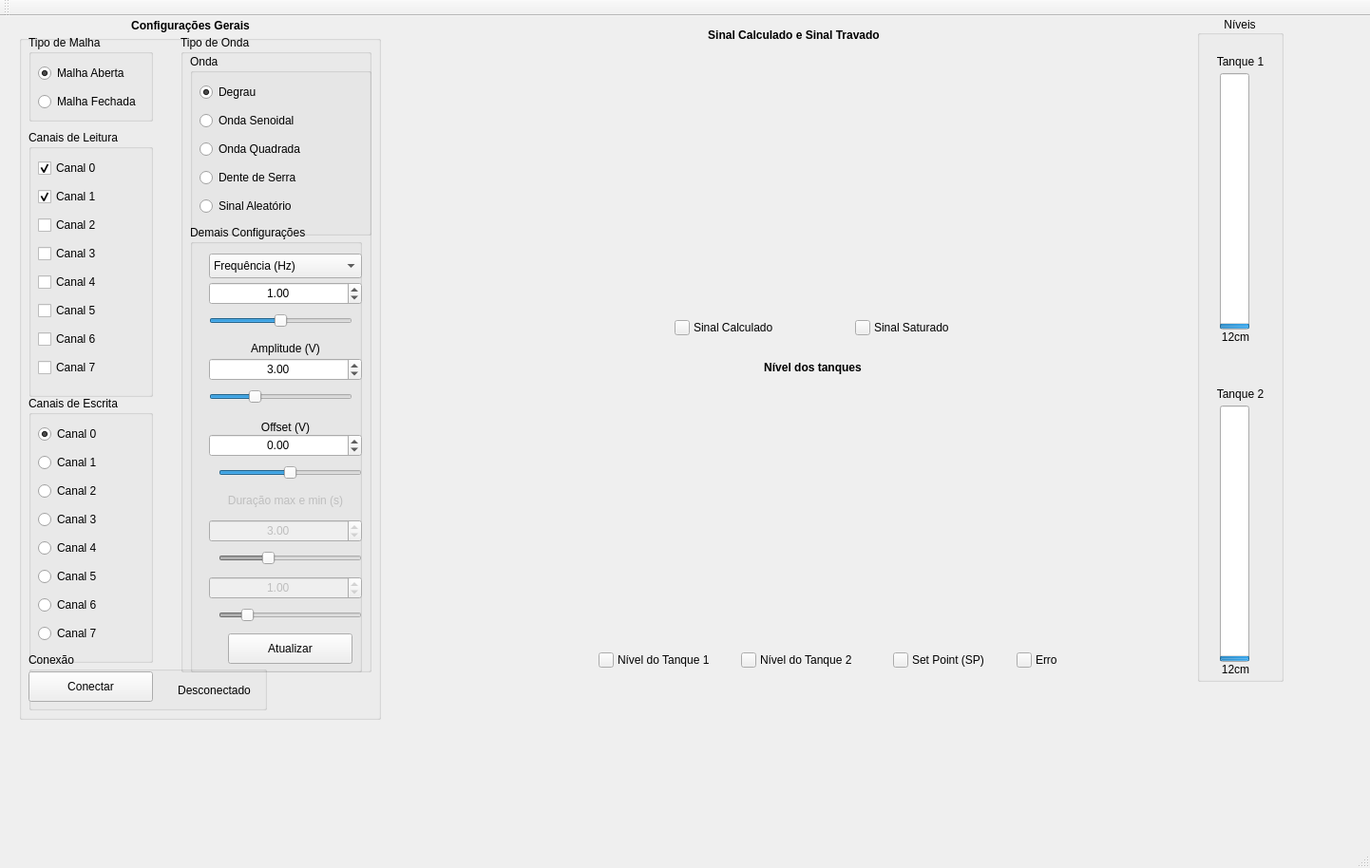
<?xml version="1.0" encoding="UTF-8"?>
<ui version="4.0">
 <class>supervisorio</class>
 <widget class="QMainWindow" name="supervisorio">
  <property name="geometry">
   <rect>
    <x>0</x>
    <y>0</y>
    <width>1442</width>
    <height>914</height>
   </rect>
  </property>
  <property name="windowTitle">
   <string>supervisorio</string>
  </property>
  <widget class="QWidget" name="centralWidget">
   <widget class="QCustomPlot" name="customPlot" native="true">
    <property name="geometry">
     <rect>
      <x>420</x>
      <y>40</y>
      <width>831</width>
      <height>271</height>
     </rect>
    </property>
   </widget>
   <widget class="QCustomPlot" name="customPlot2" native="true">
    <property name="geometry">
     <rect>
      <x>410</x>
      <y>390</y>
      <width>831</width>
      <height>271</height>
     </rect>
    </property>
   </widget>
   <widget class="QGroupBox" name="groupBox_6">
    <property name="geometry">
     <rect>
      <x>20</x>
      <y>20</y>
      <width>381</width>
      <height>721</height>
     </rect>
    </property>
    <property name="title">
     <string/>
    </property>
    <widget class="QGroupBox" name="groupBox_2">
     <property name="geometry">
      <rect>
       <x>10</x>
       <y>100</y>
       <width>131</width>
       <height>281</height>
      </rect>
     </property>
     <property name="title">
      <string>Canais de Leitura</string>
     </property>
     <widget class="QCheckBox" name="checkBox">
      <property name="geometry">
       <rect>
        <x>10</x>
        <y>30</y>
        <width>86</width>
        <height>20</height>
       </rect>
      </property>
      <property name="text">
       <string>Canal 0</string>
      </property>
      <property name="checked">
       <bool>true</bool>
      </property>
     </widget>
     <widget class="QCheckBox" name="checkBox_2">
      <property name="geometry">
       <rect>
        <x>10</x>
        <y>60</y>
        <width>86</width>
        <height>20</height>
       </rect>
      </property>
      <property name="text">
       <string>Canal 1</string>
      </property>
      <property name="checked">
       <bool>true</bool>
      </property>
     </widget>
     <widget class="QCheckBox" name="checkBox_3">
      <property name="geometry">
       <rect>
        <x>10</x>
        <y>90</y>
        <width>86</width>
        <height>20</height>
       </rect>
      </property>
      <property name="text">
       <string>Canal 2</string>
      </property>
     </widget>
     <widget class="QCheckBox" name="checkBox_4">
      <property name="geometry">
       <rect>
        <x>10</x>
        <y>120</y>
        <width>86</width>
        <height>20</height>
       </rect>
      </property>
      <property name="text">
       <string>Canal 3</string>
      </property>
     </widget>
     <widget class="QCheckBox" name="checkBox_5">
      <property name="geometry">
       <rect>
        <x>10</x>
        <y>150</y>
        <width>86</width>
        <height>20</height>
       </rect>
      </property>
      <property name="text">
       <string>Canal 4</string>
      </property>
     </widget>
     <widget class="QCheckBox" name="checkBox_6">
      <property name="geometry">
       <rect>
        <x>10</x>
        <y>180</y>
        <width>86</width>
        <height>20</height>
       </rect>
      </property>
      <property name="text">
       <string>Canal 5</string>
      </property>
     </widget>
     <widget class="QCheckBox" name="checkBox_7">
      <property name="geometry">
       <rect>
        <x>10</x>
        <y>210</y>
        <width>86</width>
        <height>20</height>
       </rect>
      </property>
      <property name="text">
       <string>Canal 6</string>
      </property>
     </widget>
     <widget class="QCheckBox" name="checkBox_8">
      <property name="geometry">
       <rect>
        <x>10</x>
        <y>240</y>
        <width>86</width>
        <height>20</height>
       </rect>
      </property>
      <property name="text">
       <string>Canal 7</string>
      </property>
     </widget>
     <zorder>checkBox</zorder>
     <zorder>checkBox_2</zorder>
     <zorder>checkBox_3</zorder>
     <zorder>checkBox_4</zorder>
     <zorder>checkBox_5</zorder>
     <zorder>checkBox_6</zorder>
     <zorder>checkBox_7</zorder>
     <zorder>checkBox_8</zorder>
     <zorder>label_9</zorder>
    </widget>
    <widget class="QGroupBox" name="groupBox">
     <property name="geometry">
      <rect>
       <x>10</x>
       <y>380</y>
       <width>131</width>
       <height>281</height>
      </rect>
     </property>
     <property name="title">
      <string>Canais de Escrita</string>
     </property>
     <widget class="QRadioButton" name="radioButton">
      <property name="geometry">
       <rect>
        <x>10</x>
        <y>30</y>
        <width>100</width>
        <height>20</height>
       </rect>
      </property>
      <property name="text">
       <string>Canal 0</string>
      </property>
      <property name="checked">
       <bool>true</bool>
      </property>
     </widget>
     <widget class="QRadioButton" name="radioButton_2">
      <property name="geometry">
       <rect>
        <x>10</x>
        <y>60</y>
        <width>100</width>
        <height>20</height>
       </rect>
      </property>
      <property name="text">
       <string>Canal 1</string>
      </property>
     </widget>
     <widget class="QRadioButton" name="radioButton_7">
      <property name="geometry">
       <rect>
        <x>10</x>
        <y>210</y>
        <width>100</width>
        <height>20</height>
       </rect>
      </property>
      <property name="text">
       <string>Canal 6</string>
      </property>
     </widget>
     <widget class="QRadioButton" name="radioButton_4">
      <property name="geometry">
       <rect>
        <x>10</x>
        <y>120</y>
        <width>100</width>
        <height>20</height>
       </rect>
      </property>
      <property name="text">
       <string>Canal 3</string>
      </property>
     </widget>
     <widget class="QRadioButton" name="radioButton_8">
      <property name="geometry">
       <rect>
        <x>10</x>
        <y>240</y>
        <width>100</width>
        <height>20</height>
       </rect>
      </property>
      <property name="text">
       <string>Canal 7</string>
      </property>
     </widget>
     <widget class="QRadioButton" name="radioButton_5">
      <property name="geometry">
       <rect>
        <x>10</x>
        <y>150</y>
        <width>100</width>
        <height>20</height>
       </rect>
      </property>
      <property name="text">
       <string>Canal 4</string>
      </property>
     </widget>
     <widget class="QRadioButton" name="radioButton_3">
      <property name="geometry">
       <rect>
        <x>10</x>
        <y>90</y>
        <width>100</width>
        <height>20</height>
       </rect>
      </property>
      <property name="text">
       <string>Canal 2</string>
      </property>
     </widget>
     <widget class="QRadioButton" name="radioButton_6">
      <property name="geometry">
       <rect>
        <x>10</x>
        <y>180</y>
        <width>100</width>
        <height>20</height>
       </rect>
      </property>
      <property name="text">
       <string>Canal 5</string>
      </property>
     </widget>
    </widget>
    <widget class="QGroupBox" name="groupBox_3">
     <property name="geometry">
      <rect>
       <x>170</x>
       <y>0</y>
       <width>201</width>
       <height>671</height>
      </rect>
     </property>
     <property name="title">
      <string>Tipo de Onda</string>
     </property>
     <widget class="QGroupBox" name="groupBox_5">
      <property name="geometry">
       <rect>
        <x>10</x>
        <y>20</y>
        <width>191</width>
        <height>191</height>
       </rect>
      </property>
      <property name="title">
       <string>Onda</string>
      </property>
      <widget class="QRadioButton" name="radioButton_11">
       <property name="geometry">
        <rect>
         <x>10</x>
         <y>30</y>
         <width>131</width>
         <height>20</height>
        </rect>
       </property>
       <property name="text">
        <string>Degrau</string>
       </property>
       <property name="checked">
        <bool>true</bool>
       </property>
      </widget>
      <widget class="QRadioButton" name="radioButton_12">
       <property name="geometry">
        <rect>
         <x>10</x>
         <y>60</y>
         <width>131</width>
         <height>20</height>
        </rect>
       </property>
       <property name="text">
        <string>Onda Senoidal</string>
       </property>
       <property name="checked">
        <bool>false</bool>
       </property>
      </widget>
      <widget class="QRadioButton" name="radioButton_13">
       <property name="geometry">
        <rect>
         <x>10</x>
         <y>90</y>
         <width>151</width>
         <height>20</height>
        </rect>
       </property>
       <property name="text">
        <string>Onda Quadrada</string>
       </property>
      </widget>
      <widget class="QRadioButton" name="radioButton_14">
       <property name="geometry">
        <rect>
         <x>10</x>
         <y>120</y>
         <width>151</width>
         <height>20</height>
        </rect>
       </property>
       <property name="text">
        <string>Dente de Serra</string>
       </property>
      </widget>
      <widget class="QRadioButton" name="radioButton_15">
       <property name="geometry">
        <rect>
         <x>10</x>
         <y>150</y>
         <width>131</width>
         <height>20</height>
        </rect>
       </property>
       <property name="font">
        <font>
         <family>Ubuntu</family>
        </font>
       </property>
       <property name="text">
        <string>Sinal Aleatório</string>
       </property>
      </widget>
     </widget>
     <widget class="QGroupBox" name="groupBox_8">
      <property name="geometry">
       <rect>
        <x>10</x>
        <y>200</y>
        <width>181</width>
        <height>471</height>
       </rect>
      </property>
      <property name="title">
       <string>Demais Configurações</string>
      </property>
      <widget class="QComboBox" name="comboBox">
       <property name="geometry">
        <rect>
         <x>20</x>
         <y>30</y>
         <width>161</width>
         <height>26</height>
        </rect>
       </property>
       <item>
        <property name="text">
         <string>Frequência (Hz)</string>
        </property>
       </item>
       <item>
        <property name="text">
         <string>Período (s)</string>
        </property>
       </item>
      </widget>
      <widget class="QDoubleSpinBox" name="doubleSpinBox">
       <property name="geometry">
        <rect>
         <x>20</x>
         <y>60</y>
         <width>161</width>
         <height>24</height>
        </rect>
       </property>
       <property name="sizePolicy">
        <sizepolicy hsizetype="Minimum" vsizetype="Minimum">
         <horstretch>0</horstretch>
         <verstretch>0</verstretch>
        </sizepolicy>
       </property>
       <property name="alignment">
        <set>Qt::AlignCenter</set>
       </property>
       <property name="minimum">
        <double>0.010000000000000</double>
       </property>
       <property name="maximum">
        <double>2.000000000000000</double>
       </property>
       <property name="singleStep">
        <double>0.100000000000000</double>
       </property>
       <property name="value">
        <double>1.000000000000000</double>
       </property>
      </widget>
      <widget class="QDoubleSpinBox" name="doubleSpinBox_2">
       <property name="geometry">
        <rect>
         <x>20</x>
         <y>140</y>
         <width>161</width>
         <height>24</height>
        </rect>
       </property>
       <property name="sizePolicy">
        <sizepolicy hsizetype="Minimum" vsizetype="Minimum">
         <horstretch>0</horstretch>
         <verstretch>0</verstretch>
        </sizepolicy>
       </property>
       <property name="alignment">
        <set>Qt::AlignCenter</set>
       </property>
       <property name="maximum">
        <double>10.000000000000000</double>
       </property>
       <property name="singleStep">
        <double>0.100000000000000</double>
       </property>
       <property name="value">
        <double>3.000000000000000</double>
       </property>
      </widget>
      <widget class="QDoubleSpinBox" name="doubleSpinBox_3">
       <property name="geometry">
        <rect>
         <x>20</x>
         <y>220</y>
         <width>161</width>
         <height>24</height>
        </rect>
       </property>
       <property name="sizePolicy">
        <sizepolicy hsizetype="Minimum" vsizetype="Minimum">
         <horstretch>0</horstretch>
         <verstretch>0</verstretch>
        </sizepolicy>
       </property>
       <property name="alignment">
        <set>Qt::AlignCenter</set>
       </property>
       <property name="minimum">
        <double>-10.000000000000000</double>
       </property>
       <property name="maximum">
        <double>10.000000000000000</double>
       </property>
       <property name="singleStep">
        <double>0.100000000000000</double>
       </property>
      </widget>
      <widget class="QLabel" name="label_2">
       <property name="geometry">
        <rect>
         <x>20</x>
         <y>120</y>
         <width>161</width>
         <height>20</height>
        </rect>
       </property>
       <property name="text">
        <string>Amplitude (V)</string>
       </property>
       <property name="alignment">
        <set>Qt::AlignCenter</set>
       </property>
      </widget>
      <widget class="QSlider" name="horizontalSlider">
       <property name="geometry">
        <rect>
         <x>20</x>
         <y>90</y>
         <width>151</width>
         <height>22</height>
        </rect>
       </property>
       <property name="minimum">
        <number>1</number>
       </property>
       <property name="maximum">
        <number>200</number>
       </property>
       <property name="singleStep">
        <number>1</number>
       </property>
       <property name="value">
        <number>100</number>
       </property>
       <property name="orientation">
        <enum>Qt::Horizontal</enum>
       </property>
      </widget>
      <widget class="QSlider" name="horizontalSlider_2">
       <property name="geometry">
        <rect>
         <x>20</x>
         <y>170</y>
         <width>151</width>
         <height>22</height>
        </rect>
       </property>
       <property name="maximum">
        <number>1000</number>
       </property>
       <property name="value">
        <number>300</number>
       </property>
       <property name="orientation">
        <enum>Qt::Horizontal</enum>
       </property>
      </widget>
      <widget class="QSlider" name="horizontalSlider_3">
       <property name="geometry">
        <rect>
         <x>30</x>
         <y>250</y>
         <width>151</width>
         <height>22</height>
        </rect>
       </property>
       <property name="maximum">
        <number>2000</number>
       </property>
       <property name="value">
        <number>1000</number>
       </property>
       <property name="sliderPosition">
        <number>1000</number>
       </property>
       <property name="orientation">
        <enum>Qt::Horizontal</enum>
       </property>
      </widget>
      <widget class="QLabel" name="label_3">
       <property name="geometry">
        <rect>
         <x>20</x>
         <y>200</y>
         <width>161</width>
         <height>20</height>
        </rect>
       </property>
       <property name="text">
        <string>Offset (V)</string>
       </property>
       <property name="alignment">
        <set>Qt::AlignBottom|Qt::AlignHCenter</set>
       </property>
      </widget>
      <widget class="QLabel" name="label_12">
       <property name="enabled">
        <bool>false</bool>
       </property>
       <property name="geometry">
        <rect>
         <x>10</x>
         <y>280</y>
         <width>181</width>
         <height>20</height>
        </rect>
       </property>
       <property name="text">
        <string>Duração max e min (s)</string>
       </property>
       <property name="alignment">
        <set>Qt::AlignCenter</set>
       </property>
      </widget>
      <widget class="QDoubleSpinBox" name="doubleSpinBox_4">
       <property name="enabled">
        <bool>false</bool>
       </property>
       <property name="geometry">
        <rect>
         <x>20</x>
         <y>310</y>
         <width>161</width>
         <height>24</height>
        </rect>
       </property>
       <property name="alignment">
        <set>Qt::AlignCenter</set>
       </property>
       <property name="maximum">
        <double>30.000000000000000</double>
       </property>
       <property name="value">
        <double>3.000000000000000</double>
       </property>
      </widget>
      <widget class="QDoubleSpinBox" name="doubleSpinBox_5">
       <property name="enabled">
        <bool>false</bool>
       </property>
       <property name="geometry">
        <rect>
         <x>20</x>
         <y>370</y>
         <width>161</width>
         <height>24</height>
        </rect>
       </property>
       <property name="alignment">
        <set>Qt::AlignCenter</set>
       </property>
       <property name="minimum">
        <double>0.000000000000000</double>
       </property>
       <property name="maximum">
        <double>30.000000000000000</double>
       </property>
       <property name="value">
        <double>1.000000000000000</double>
       </property>
      </widget>
      <widget class="QSlider" name="horizontalSlider_5">
       <property name="enabled">
        <bool>false</bool>
       </property>
       <property name="geometry">
        <rect>
         <x>30</x>
         <y>340</y>
         <width>151</width>
         <height>22</height>
        </rect>
       </property>
       <property name="maximum">
        <number>3000</number>
       </property>
       <property name="value">
        <number>1000</number>
       </property>
       <property name="orientation">
        <enum>Qt::Horizontal</enum>
       </property>
      </widget>
      <widget class="QSlider" name="horizontalSlider_6">
       <property name="enabled">
        <bool>false</bool>
       </property>
       <property name="geometry">
        <rect>
         <x>30</x>
         <y>400</y>
         <width>151</width>
         <height>22</height>
        </rect>
       </property>
       <property name="maximum">
        <number>3000</number>
       </property>
       <property name="value">
        <number>500</number>
       </property>
       <property name="orientation">
        <enum>Qt::Horizontal</enum>
       </property>
      </widget>
      <widget class="QPushButton" name="pushButton_8">
       <property name="geometry">
        <rect>
         <x>40</x>
         <y>430</y>
         <width>131</width>
         <height>32</height>
        </rect>
       </property>
       <property name="text">
        <string>Atualizar</string>
       </property>
      </widget>
     </widget>
    </widget>
    <widget class="QGroupBox" name="groupBox_4">
     <property name="geometry">
      <rect>
       <x>10</x>
       <y>0</y>
       <width>131</width>
       <height>91</height>
      </rect>
     </property>
     <property name="title">
      <string>Tipo de Malha</string>
     </property>
     <widget class="QRadioButton" name="radioButton_10">
      <property name="geometry">
       <rect>
        <x>10</x>
        <y>60</y>
        <width>111</width>
        <height>20</height>
       </rect>
      </property>
      <property name="text">
       <string>Malha Fechada</string>
      </property>
      <property name="checked">
       <bool>false</bool>
      </property>
     </widget>
     <widget class="QRadioButton" name="radioButton_9">
      <property name="geometry">
       <rect>
        <x>10</x>
        <y>30</y>
        <width>121</width>
        <height>20</height>
       </rect>
      </property>
      <property name="text">
       <string>Malha Aberta</string>
      </property>
      <property name="checked">
       <bool>true</bool>
      </property>
     </widget>
    </widget>
    <widget class="QGroupBox" name="groupBox_7">
     <property name="geometry">
      <rect>
       <x>10</x>
       <y>650</y>
       <width>251</width>
       <height>61</height>
      </rect>
     </property>
     <property name="title">
      <string>Conexão</string>
     </property>
     <widget class="QPushButton" name="pushButton">
      <property name="geometry">
       <rect>
        <x>0</x>
        <y>20</y>
        <width>131</width>
        <height>32</height>
       </rect>
      </property>
      <property name="text">
       <string>Conectar</string>
      </property>
     </widget>
     <widget class="QLabel" name="label">
      <property name="geometry">
       <rect>
        <x>130</x>
        <y>30</y>
        <width>131</width>
        <height>20</height>
       </rect>
      </property>
      <property name="text">
       <string>Desconectado</string>
      </property>
      <property name="alignment">
       <set>Qt::AlignCenter</set>
      </property>
     </widget>
    </widget>
    <zorder>groupBox_2</zorder>
    <zorder>groupBox</zorder>
    <zorder>groupBox_3</zorder>
    <zorder>groupBox_4</zorder>
    <zorder>groupBox_8</zorder>
    <zorder>groupBox_7</zorder>
   </widget>
   <widget class="QGroupBox" name="groupBox_9">
    <property name="geometry">
     <rect>
      <x>1260</x>
      <y>0</y>
      <width>91</width>
      <height>701</height>
     </rect>
    </property>
    <property name="title">
     <string>Níveis</string>
    </property>
    <property name="alignment">
     <set>Qt::AlignCenter</set>
    </property>
    <widget class="QProgressBar" name="progressBar">
     <property name="geometry">
      <rect>
       <x>24</x>
       <y>60</y>
       <width>31</width>
       <height>270</height>
      </rect>
     </property>
     <property name="maximum">
      <number>3000</number>
     </property>
     <property name="value">
      <number>24</number>
     </property>
     <property name="orientation">
      <enum>Qt::Vertical</enum>
     </property>
    </widget>
    <widget class="QProgressBar" name="progressBar_2">
     <property name="geometry">
      <rect>
       <x>24</x>
       <y>410</y>
       <width>31</width>
       <height>270</height>
      </rect>
     </property>
     <property name="autoFillBackground">
      <bool>false</bool>
     </property>
     <property name="styleSheet">
      <string notr="true"/>
     </property>
     <property name="maximum">
      <number>3000</number>
     </property>
     <property name="value">
      <number>24</number>
     </property>
     <property name="orientation">
      <enum>Qt::Vertical</enum>
     </property>
    </widget>
    <widget class="QLabel" name="label_4">
     <property name="geometry">
      <rect>
       <x>0</x>
       <y>40</y>
       <width>91</width>
       <height>16</height>
      </rect>
     </property>
     <property name="text">
      <string>Tanque 1</string>
     </property>
     <property name="alignment">
      <set>Qt::AlignCenter</set>
     </property>
    </widget>
    <widget class="QLabel" name="label_5">
     <property name="geometry">
      <rect>
       <x>0</x>
       <y>330</y>
       <width>81</width>
       <height>16</height>
      </rect>
     </property>
     <property name="text">
      <string>12cm</string>
     </property>
     <property name="alignment">
      <set>Qt::AlignCenter</set>
     </property>
    </widget>
    <widget class="QLabel" name="label_6">
     <property name="geometry">
      <rect>
       <x>0</x>
       <y>390</y>
       <width>91</width>
       <height>16</height>
      </rect>
     </property>
     <property name="text">
      <string>Tanque 2</string>
     </property>
     <property name="alignment">
      <set>Qt::AlignCenter</set>
     </property>
    </widget>
    <widget class="QLabel" name="label_7">
     <property name="geometry">
      <rect>
       <x>0</x>
       <y>680</y>
       <width>81</width>
       <height>16</height>
      </rect>
     </property>
     <property name="text">
      <string>12cm</string>
     </property>
     <property name="alignment">
      <set>Qt::AlignCenter</set>
     </property>
    </widget>
    <zorder>progressBar</zorder>
    <zorder>progressBar_2</zorder>
    <zorder>label_4</zorder>
    <zorder>label_5</zorder>
    <zorder>label_6</zorder>
    <zorder>label_7</zorder>
    <zorder>label_9</zorder>
   </widget>
   <widget class="QLabel" name="label_10">
    <property name="geometry">
     <rect>
      <x>420</x>
      <y>360</y>
      <width>871</width>
      <height>20</height>
     </rect>
    </property>
    <property name="font">
     <font>
      <weight>75</weight>
      <bold>true</bold>
     </font>
    </property>
    <property name="text">
     <string>Nível dos tanques</string>
    </property>
    <property name="alignment">
     <set>Qt::AlignCenter</set>
    </property>
   </widget>
   <widget class="QLabel" name="label_17">
    <property name="geometry">
     <rect>
      <x>730</x>
      <y>320</y>
      <width>101</width>
      <height>16</height>
     </rect>
    </property>
    <property name="text">
     <string>Sinal Calculado</string>
    </property>
   </widget>
   <widget class="QLabel" name="label_18">
    <property name="geometry">
     <rect>
      <x>920</x>
      <y>320</y>
      <width>101</width>
      <height>16</height>
     </rect>
    </property>
    <property name="text">
     <string>Sinal Saturado</string>
    </property>
   </widget>
   <widget class="QLabel" name="label_19">
    <property name="geometry">
     <rect>
      <x>650</x>
      <y>670</y>
      <width>121</width>
      <height>16</height>
     </rect>
    </property>
    <property name="text">
     <string>Nível do Tanque 1</string>
    </property>
   </widget>
   <widget class="QLabel" name="label_20">
    <property name="geometry">
     <rect>
      <x>800</x>
      <y>670</y>
      <width>121</width>
      <height>16</height>
     </rect>
    </property>
    <property name="text">
     <string>Nível do Tanque 2</string>
    </property>
   </widget>
   <widget class="QLabel" name="label_21">
    <property name="geometry">
     <rect>
      <x>960</x>
      <y>670</y>
      <width>91</width>
      <height>16</height>
     </rect>
    </property>
    <property name="text">
     <string>Set Point (SP)</string>
    </property>
   </widget>
   <widget class="QLabel" name="label_22">
    <property name="geometry">
     <rect>
      <x>1090</x>
      <y>670</y>
      <width>59</width>
      <height>16</height>
     </rect>
    </property>
    <property name="text">
     <string>Erro</string>
    </property>
   </widget>
   <widget class="QPushButton" name="pushButton_2">
    <property name="geometry">
     <rect>
      <x>710</x>
      <y>320</y>
      <width>16</width>
      <height>16</height>
     </rect>
    </property>
    <property name="font">
     <font>
      <kerning>true</kerning>
     </font>
    </property>
    <property name="text">
     <string/>
    </property>
    <property name="icon">
     <iconset resource="images.qrc">
      <normaloff>:/img/Colors/red.png</normaloff>:/img/Colors/red.png</iconset>
    </property>
    <property name="shortcut">
     <string/>
    </property>
   </widget>
   <widget class="QPushButton" name="pushButton_3">
    <property name="geometry">
     <rect>
      <x>900</x>
      <y>320</y>
      <width>16</width>
      <height>16</height>
     </rect>
    </property>
    <property name="font">
     <font>
      <kerning>true</kerning>
     </font>
    </property>
    <property name="text">
     <string/>
    </property>
    <property name="icon">
     <iconset resource="images.qrc">
      <normaloff>:/img/Colors/blue.png</normaloff>:/img/Colors/blue.png</iconset>
    </property>
    <property name="shortcut">
     <string/>
    </property>
   </widget>
   <widget class="QPushButton" name="pushButton_4">
    <property name="geometry">
     <rect>
      <x>630</x>
      <y>670</y>
      <width>16</width>
      <height>16</height>
     </rect>
    </property>
    <property name="font">
     <font>
      <kerning>true</kerning>
     </font>
    </property>
    <property name="text">
     <string/>
    </property>
    <property name="icon">
     <iconset resource="images.qrc">
      <normaloff>:/img/Colors/red.png</normaloff>:/img/Colors/red.png</iconset>
    </property>
    <property name="shortcut">
     <string/>
    </property>
   </widget>
   <widget class="QPushButton" name="pushButton_5">
    <property name="geometry">
     <rect>
      <x>780</x>
      <y>670</y>
      <width>16</width>
      <height>16</height>
     </rect>
    </property>
    <property name="font">
     <font>
      <kerning>true</kerning>
     </font>
    </property>
    <property name="text">
     <string/>
    </property>
    <property name="icon">
     <iconset resource="images.qrc">
      <normaloff>:/img/Colors/blue.png</normaloff>:/img/Colors/blue.png</iconset>
    </property>
    <property name="shortcut">
     <string/>
    </property>
   </widget>
   <widget class="QPushButton" name="pushButton_6">
    <property name="geometry">
     <rect>
      <x>940</x>
      <y>670</y>
      <width>16</width>
      <height>16</height>
     </rect>
    </property>
    <property name="font">
     <font>
      <kerning>true</kerning>
     </font>
    </property>
    <property name="text">
     <string/>
    </property>
    <property name="icon">
     <iconset resource="images.qrc">
      <normaloff>:/img/Colors/green.png</normaloff>:/img/Colors/green.png</iconset>
    </property>
    <property name="shortcut">
     <string/>
    </property>
   </widget>
   <widget class="QPushButton" name="pushButton_7">
    <property name="geometry">
     <rect>
      <x>1070</x>
      <y>670</y>
      <width>16</width>
      <height>16</height>
     </rect>
    </property>
    <property name="font">
     <font>
      <kerning>true</kerning>
     </font>
    </property>
    <property name="text">
     <string/>
    </property>
    <property name="icon">
     <iconset resource="images.qrc">
      <normaloff>:/img/Colors/orange.png</normaloff>:/img/Colors/orange.png</iconset>
    </property>
    <property name="shortcut">
     <string/>
    </property>
   </widget>
   <widget class="QLabel" name="label_8">
    <property name="geometry">
     <rect>
      <x>30</x>
      <y>0</y>
      <width>341</width>
      <height>20</height>
     </rect>
    </property>
    <property name="font">
     <font>
      <weight>75</weight>
      <bold>true</bold>
     </font>
    </property>
    <property name="text">
     <string>Configurações Gerais</string>
    </property>
    <property name="alignment">
     <set>Qt::AlignCenter</set>
    </property>
   </widget>
   <widget class="QLabel" name="label_9">
    <property name="geometry">
     <rect>
      <x>420</x>
      <y>10</y>
      <width>831</width>
      <height>20</height>
     </rect>
    </property>
    <property name="font">
     <font>
      <weight>75</weight>
      <bold>true</bold>
     </font>
    </property>
    <property name="text">
     <string>Sinal Calculado e Sinal Travado</string>
    </property>
    <property name="alignment">
     <set>Qt::AlignCenter</set>
    </property>
   </widget>
   <zorder>customPlot</zorder>
   <zorder>customPlot2</zorder>
   <zorder>groupBox_6</zorder>
   <zorder>groupBox_9</zorder>
   <zorder>label_10</zorder>
   <zorder>label_17</zorder>
   <zorder>label_18</zorder>
   <zorder>label_19</zorder>
   <zorder>label_20</zorder>
   <zorder>label_21</zorder>
   <zorder>label_22</zorder>
   <zorder>pushButton_2</zorder>
   <zorder>pushButton_3</zorder>
   <zorder>pushButton_4</zorder>
   <zorder>pushButton_5</zorder>
   <zorder>pushButton_6</zorder>
   <zorder>pushButton_7</zorder>
   <zorder>groupBox_8</zorder>
   <zorder>groupBox_2</zorder>
   <zorder>groupBox_4</zorder>
   <zorder>groupBox</zorder>
   <zorder>label_8</zorder>
   <zorder>label_9</zorder>
  </widget>
  <widget class="QMenuBar" name="menuBar">
   <property name="geometry">
    <rect>
     <x>0</x>
     <y>0</y>
     <width>1442</width>
     <height>25</height>
    </rect>
   </property>
  </widget>
  <widget class="QToolBar" name="mainToolBar">
   <attribute name="toolBarArea">
    <enum>TopToolBarArea</enum>
   </attribute>
   <attribute name="toolBarBreak">
    <bool>false</bool>
   </attribute>
  </widget>
  <widget class="QStatusBar" name="statusBar"/>
 </widget>
 <layoutdefault spacing="6" margin="11"/>
 <customwidgets>
  <customwidget>
   <class>QCustomPlot</class>
   <extends>QWidget</extends>
   <header>../../qcustomplot.h</header>
   <container>1</container>
  </customwidget>
 </customwidgets>
 <resources>
  <include location="images.qrc"/>
 </resources>
 <connections/>
</ui>
